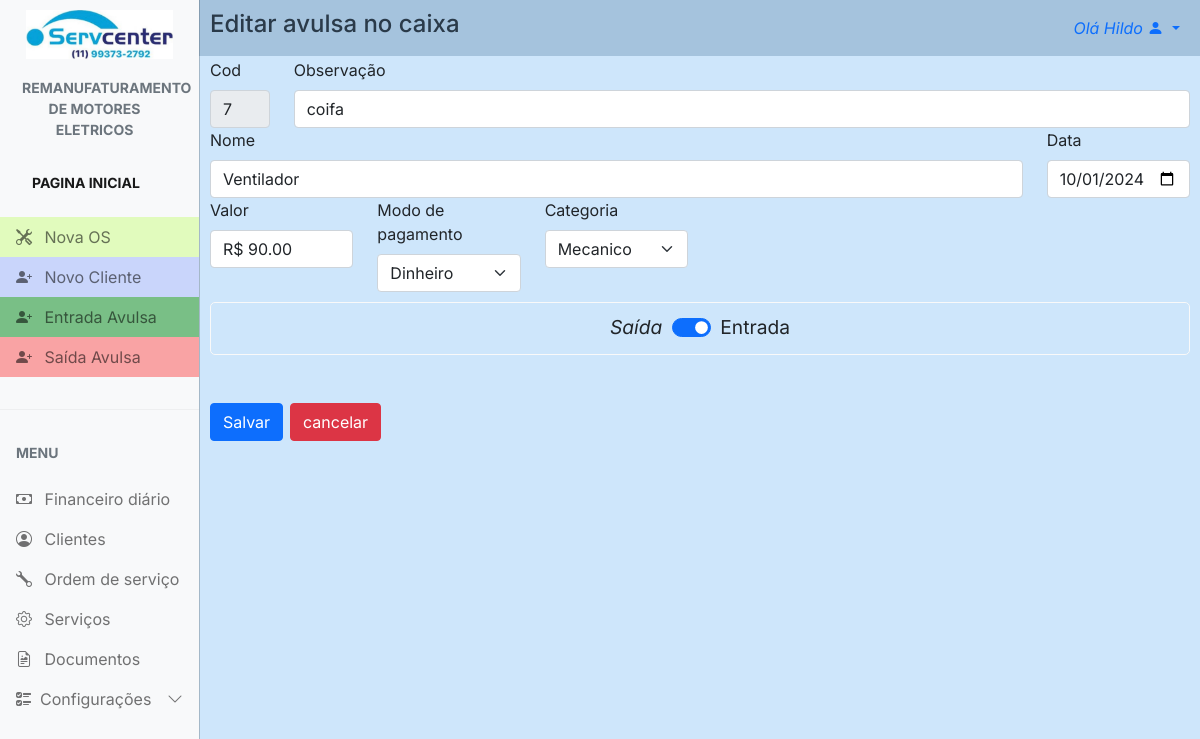
The page /finance/edit_finance/7 (signed in) on the database its author committed.
### config/models.py (models this page shows, shortened)
class Config(models.Model):
    nome_empresa = models.CharField(max_length=100, blank=True, null=True)
    nome_fantasia = models.CharField(max_length=100, blank=True, null=True)
    responsavel = models.CharField(max_length=100, blank=True, null=True)
    atividade = models.CharField(max_length=100, blank=True, null=True)
    cnpj = models.CharField(max_length=20, blank=True, null=True)
    endereco = models.CharField(max_length=100, blank=True, null=True)
    numero = models.CharField(max_length=10, blank=True, null=True)
    bairro = models.CharField(max_length=50, blank=True, null=True)
    cidade = models.CharField(max_length=50, blank=True, null=True)
    estado = models.CharField(max_length=2, blank=True, null=True)
    cep = models.CharField(max_length=10, blank=True, null=True)
    logo1 = models.ImageField(upload_to='logos', blank=True, null=True)
    logo2 = models.ImageField(upload_to='logos', blank=True, null=True)
    obs = models.TextField(blank=True, null=True)
    data = models.DateField(blank=True, null=True)
    telefone = models.CharField(max_length=20, blank=True, null=True)
    whatsapp = models.CharField(max_length=20, blank=True, null=True)

### finance/models.py (models this page shows, shortened)
class Finance(models.Model):
    obs = models.CharField(max_length=6, blank=True, null=True)
    nome = models.CharField(max_length=50, null=True, blank=True)
    data = models.DateField(blank=True)
    valor = models.CharField(max_length=10, null=True, blank=True)
    movimento = models.CharField(max_length=10, null=True, blank=True)
    hora = models.TimeField(blank=True)
    tipo_pgto = models.CharField(max_length=10, null=True, blank=True)
    categoria = models.CharField(max_length=10, null=True, blank=True)

### finance/views.py (the view, shortened to what this page needs)
# urls.py: path('edit_finance/<int:id>', views.edit_finance, name='edit_finance'),
@login_required
def edit_finance(request, id):
    if request.method == 'GET':
        categoria_out = Categoria_out.objects.all()
        categoria_in = Categoria_in.objects.all()
        return render(request, 'edit_finance.html', {
            'id': Finance.objects.get(id=id).id,  # type: ignore
            'obs': Finance.objects.get(id=id).obs,
            'nome': Finance.objects.get(id=id).nome,
            'data': Finance.objects.get(id=id).data.strftime('%Y-%m-%d'),
            'valor': Finance.objects.get(id=id).valor,
            'movimento': Finance.objects.get(id=id).movimento,
            'tipo_pgto': Finance.objects.get(id=id).tipo_pgto,
            'categoria': Finance.objects.get(id=id).categoria,
            'categoria_out': categoria_out,
            'categoria_in': categoria_in,
        })
    else:
        return HttpResponseBadRequest('Invalid request method')

### config/context_processors.py (called while the page is built)
def conf(request):
    logo = Config.objects.all().first
    return {'logo': logo}

### servcenter/context_processors.py (called while the page is built)
def project_settings(request):
    config = Config.objects.first()
    return {
        'config': config,
    }

### finance/templates/edit_finance.html (shortened to what this page needs)
{% extends "main.html" %} {% load static %} {% block 'head' %}
<link rel="stylesheet" href="{% static 'css/main.css' %}" />
<link rel="stylesheet" href="{% static 'clients/css/new_client.css' %}" />
{% endblock %} {% block 'main' %}
<div id="main" class="main">
  <div id="cad_cli_tit">
    <a>Editar avulsa no caixa</a>
  </div>
  <form class="row g-6 all" action="{% url 'edit_finance' id=id %}" method="POST" enctype="multipart/form-data">
    <div class="col-md-1">
      <label for="inputCod" class="form-label">Cod</label>
      <input
        type="number"
        readonly
        class="form-control"
        placeholder="Auto"
        name="inputCod"
        value='{{id}}'
      />
    </div>
    <div class="col-md-11">
      <label for="inputObs" class="form-label">Observação</label>
      <input
        type="text"
        class="form-control"
        placeholder="Observação"
        name="inputObs"
        value="{{obs}}"
      />
    </div>
    <div class="col-md-10">
      <label for="inputNome" class="form-label">Nome</label>
      <input
        type="text"
        class="form-control"
        placeholder="nome"
        name="inputNome"
        value="{{nome}}"
      />
    </div>
    <div class="col-md-2">
      <label for="imputData" class="form-label">Data</label>
      <input type="date" class="form-control" name="inputData" value="{{data}}" />
    </div>
    <div class="col-md-2">
      <label for="inputValor" class="form-label">Valor</label>
      <input
        type="text"
        class="form-control"
        placeholder="Valor"
        name="inputValor"
        value="{{valor}}"
      />
    </div>
    <div class="col-md-2">
      <label for="inputTipoPgto" class="form-label">Modo de pagamento</label>
      <select name="inputTipoPgto" class="form-select" value="{{inputTipoPgto}}">
        <option selected>{{tipo_pgto}}</option>
      </select>
    </div>
    {% if movimento == 'entrada' %}
      <div class="col-md-2">
        <label for="inputCategoria_in" class="form-label">Categoria</label>
        <select name="inputCategoria" class="form-select" value="{{inputCategoria}}">
          <option selected>{{categoria}}</option>
        </select>
      </div>
      <div >
    {% endif %}
        <div class="col-12  checkbox">
            <i>Saída </i>
            <div class="form-check form-switch" id="is_active">
            <input
                class="form-check-input"
                type="checkbox"
                name="in_out"
                {% if movimento == 'entrada' %}
                checked
                {% endif %}
            />
            <label class="form-check-label" for="in_out"> Entrada </label>
            </div>
        </div>
    <br />
    <br />
    <div class="col-12">
        <button type="submit" class="btn btn-primary">Salvar</button>
    </div>
  </form>
  <div class="col-1">
    <a href="{% url 'finance' %}" id="canc_btn" type="submit" class="btn btn-danger">cancelar</a>
  </div>
</div>
{% endblock%}

### templates/main.html (shortened to what this page needs)
{% load static %}
<!DOCTYPE html>
<html lang="en">
  <head>
    <link rel="stylesheet" href="{% static 'css/bootstrap.min.css'%}" />
    <link
      rel="stylesheet"
      href="https://cdn.jsdelivr.net/npm/bootstrap-icons@1.4.1/font/bootstrap-icons.css"
    />
    <link rel="stylesheet" href="{% static 'css/dataTables.bootstrap5.min.css' %}" />
    <link rel="stylesheet" href="{% static 'css/main.css' %}" />
    {% block 'head' %}{% endblock %}
  </head>
  <body>
    <div
      class="offcanvas offcanvas-start sidebar-nav bg-light"
      tabindex="-1"
      id="sidebar"
    >
      <div class="offcanvas-body p-0">
        <nav class="navbar-light">
          <ul class="navbar-nav">
            <li>
              <div class="text-muted small fw-bold text-uppercase px-3">
                <a href="{% url 'dashboard' %}">
                  {% if config.logo1 %}
                    <img id="logo" src="{{ config.logo1.url }}" alt="logo" />
                  {% else %}
                    <p>No logo available</p>
                  {% endif %}
                </a>
              </div>
            </li>
            <li id="tit_motores">
              <a href="{% url 'dashboard' %}" class="nav-link px-3 active">
                <div class="text-muted small fw-bold text-uppercase px-3 mb-3">
                  {{config.atividade}}
                </div>
              </a>
            </li>
            <li>
              <div class="text-muted small fw-bold text-uppercase px-3 mb-3">
                <a href="{% url 'dashboard' %}" class="nav-link px-3 active">Pagina Inicial</a>
              </div>
            </li>
            <li>
              <a id="n_os" href="{% url 'new_work_order' %}" class="nav-link px-3">
                <span class="me-2"><i class="bi bi-tools"></i></span>
                <span>Nova OS</span>
              </a>
            </li>
            <li>
              <a id="n_cli" href="{% url 'new_client' %}" class="nav-link px-3">
                <span class="me-2"><i class="bi bi-person-plus-fill"></i></span>
                <span>Novo Cliente</span>
              </a>
            </li>
            <li>
              <a id="in" href="{% url 'new_finance' %}" class="nav-link px-3">
                <span class="me-2"><i class="bi bi-person-plus-fill"></i></span>
                <span>Entrada Avulsa</span>
              </a>
            </li>
            <li>
              <a id="out" href="{% url 'new_finance_out' %}" class="nav-link px-3">
                <span class="me-2"><i class="bi bi-person-plus-fill"></i></span>
                <span>Saída Avulsa</span>
              </a>
            </li>
            <li class="my-4"><hr class="dropdown-divider bg-light" /></li>
            <li>
              <div class="text-muted small fw-bold text-uppercase px-3 mb-3">
                Menu
              </div>
            </li>
            {% if user.is_superuser %}
              <li>
                  <a href="{% url 'finance' %}" class="nav-link px-3">
                      <span class="me-2"><i class="bi bi-cash"></i></span>
                      <span>Financeiro</span>
                  </a>
              </li>
            {% else %}
                <li>
                    <a href="{% url 'finance' %}" class="nav-link px-3">
                        <span class="me-2"><i class="bi bi-cash"></i></span>
                        <span>Financeiro diário</span>
                    </a>
                </li>
            {% endif %}
            <li>
              <a href="{% url 'clients' %}" class="nav-link px-3">
                <span class="me-2"><i class="bi bi-person-circle"></i></span>
                <span>Clientes</span>
              </a>
            </li>
            <li>
              <a href="{% url 'work_order' %}" class="nav-link px-3">
                <span class="me-2"><i class="bi bi-wrench"></i></span>
                <span>Ordem de serviço</span>
              </a>
            </li>
            <li>
              <a href="{% url 'services' %}" class="nav-link px-3">
                <span class="me-2"><i class="bi bi-gear"></i></span>
                <span>Serviços</span>
              </a>
            </li>
            <li>
              <a href="{% url 'documents' %}" class="nav-link px-3">
                <span class="me-2"><i class="bi bi-file-earmark-richtext"></i></span>
                <span>Documentos</span>
              </a>
            </li>
            <li>
              <a
                class="nav-link px-3 sidebar-link"
                data-bs-toggle="collapse"
                href="#layouts"
              >
                <span class="me-2"><i class="bi bi-ui-checks"></i></span>
                <span>Configurações</span>
                <span class="ms-auto">
                  <span class="right-icon">
                    <i class="bi bi-chevron-down"></i>
                  </span>
                </span>
              </a>
            </li>
          </ul>
        </nav>
      </div>
    </div>
    <nav class="navbar navbar-expand-lg" id="top_nav">
      <div  class="container-fluid">
        <div class="collapse navbar-collapse" id="topNavBar">
          <ul class="navbar-nav">
            <li class="nav-item dropdown">
              <a
                class="nav-link dropdown-toggle ms-2"
                href="#"
                role="button"
                data-bs-toggle="dropdown"
                aria-expanded="false"
              >
                <i>Olá {{request.user.first_name}}</i>
                <i class="bi bi-person-fill"></i>
              </a>
            </li>
          </ul>
        </div>
      </div>
    </nav>
    {% block 'main' %} {% endblock %}
  </body>
</html>

### templates/static/css/main.css (style rules this page uses)
body, button { font-family: "Inter", sans-serif; margin: 0; padding: 0; background: rgba(91, 170, 244, 0.293); }
:root { --offcanvas-width: 200px; --topNavbarHeight: 0px; }
#logo { padding: 10px; max-width: 100%; }
#n_os { background: rgba(172, 255, 47, 0.303); }
#n_cli { background: rgba(47, 95, 255, 0.234); }
#in { background-color: #2a9c3d9c; }
#out { background-color: #fa6c6c9a; }
#tit_motores { text-align: center; margin-left: -10px; }
.sidebar-nav { width: var(--offcanvas-width); }
.sidebar-link { display: flex; align-items: center; }
.sidebar-link .right-icon { display: inline-flex; }
#top_nav { background: rgba(65, 109, 150, 0.293); }
@media (min-width: 992px) { body { overflow: auto !important; } }
@media (min-width: 992px) { .sidebar-nav { -webkit-transform: none; transform: none; visibility: visible !important; height: calc(100% - var(--topNavbarHeight)); top: var(--topNavbarHeight); } }
@media (min-width: 992px) { #cad_cli_tit { margin-top: -50px; } }

### templates/static/clients/css/new_client.css (style rules this page uses)
.main { margin-left: 10px; margin-right: 10px; margin-bottom: 10px; padding: 0; }
#cad_cli_tit a { margin-top: -4px; font-size: 3vh; font-weight: 500; border-radius: 10px; }
#canc_btn { margin-top: -67px; margin-left: 80px; }
.checkbox { margin-top: 10px; border: 1px solid rgb(249, 249, 249); border-radius: 5px; justify-content: center; font-size: larger; padding: 10px; display: flex; flex-direction: row; gap: 10px; }
.checkbox input { background-color: rgb(163, 56, 56); }
@media (min-width: 992px) { .main { margin-left: 210px; margin-right: 10px; } }
@media (min-width: 992px) { #cad_cli_tit { margin-top: -50px; font-size: 3vh; font-weight: 500; border: 0; padding: 0; } }
@media (min-width: 992px) { #canc_btn { margin-top: -65px; margin-left: 80px; } }

### rows shown on the page
Config: logo1 (picture), atividade "REMANUFATURAMENTO DE MOTORES ELETRICOS"
Finance: inputObs "coifa", inputNome "Ventilador", inputValor "R$ 90.00", inputTipoPgto "Dinheiro", inputCategoria "Mecanico", movimento "☑"

### other values the page prints
{{ request.user.first_name }} "Hildo"
